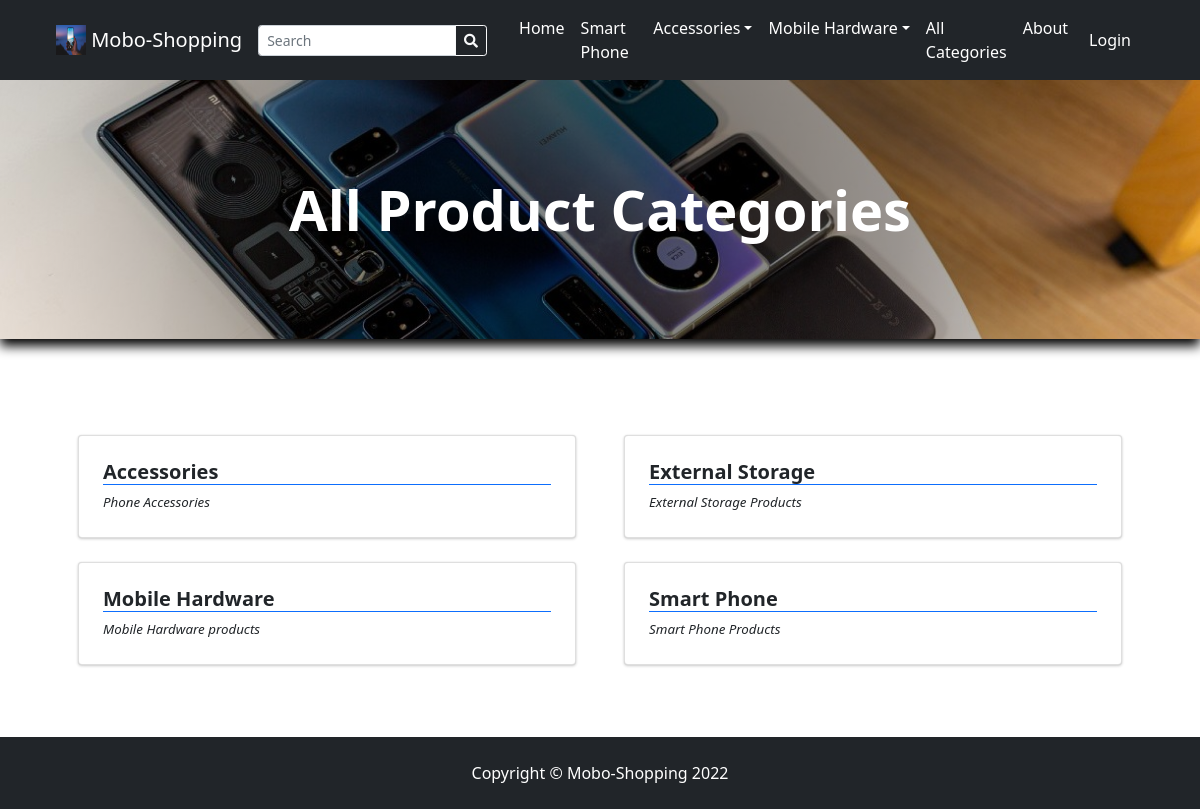
Page /?p=view_categories on the committed database.
### tables this page shows
CREATE TABLE `categories` (
  `id` int(30) NOT NULL,
  `category` varchar(250) NOT NULL,
  `description` text DEFAULT NULL,
  `status` tinyint(1) NOT NULL DEFAULT 1,
  `date_created` datetime NOT NULL DEFAULT current_timestamp()
);

### classes/DBConnection.php (called while the page is built, shortened)
<?php
class DBConnection{
    private $host = DB_SERVER;
    private $username = DB_USERNAME;
    private $password = DB_PASSWORD;
    private $database = DB_NAME;
    public $conn;
    public function __construct(){
        if (!isset($this->conn)) {
            $this->conn = new mysqli($this->host, $this->username, $this->password, $this->database);
        }
    }
}
?>

### classes/SystemSettings.php (called while the page is built, shortened)
<?php
class SystemSettings extends DBConnection{
	function info($field=''){
		if(!empty($field)){
			if(isset($_SESSION['system_info'][$field]))
				return $_SESSION['system_info'][$field];
			else
				return false;
		}else{
			return false;
		}
	}
}
$_settings = new SystemSettings();
?>

### config.php (called while the page is built, shortened)
<?php
require_once('classes/DBConnection.php');
require_once('classes/SystemSettings.php');
function validate_image($file){
	if(!empty($file)){
		if(is_file(base_app.$file)){
			return base_url.$file;
		}else{
			return base_url.'dist/img/no-image-available.png';
		}
	}else{
		return base_url.'dist/img/no-image-available.png';
	}
}
?>

### inc/topBarNav.php (the view, shortened to what this page needs)
<nav class="navbar navbar-expand-lg navbar-dark bg-dark">
            <div class="container-fluid px-4 px-lg-5 ">
                <a class="navbar-brand" href="./">
                <img src="<?php echo validate_image($_settings->info('logo')) ?>" width="30" height="30" class="d-inline-block align-top" alt="" loading="lazy">
                <?php echo $_settings->info('short_name') ?>
                </a>
                <form class="form-inline" id="search-form">
                  <div class="input-group">
                    <input class="form-control form-control-sm form " type="search" placeholder="Search" aria-label="Search" name="search"  value="<?php echo isset($_GET['search']) ? $_GET['search'] : "" ?>"  aria-describedby="button-addon2">
                    <div class="input-group-append">
                      <button class="btn btn-outline-light btn-sm m-0" type="submit" id="button-addon2"><i class="fa fa-search"></i></button>
                    </div>
                  </div>
                </form>
                <div class="collapse navbar-collapse" id="navbarSupportedContent">
                    <ul class="navbar-nav me-auto mb-2 mb-lg-0 ms-lg-4">
                        <li class="nav-item"><a class="nav-link text-white" aria-current="page" href="./">Home</a></li>
                        <?php
                        $cat_qry = $conn->query("SELECT * FROM categories where status = 1  limit 3");
                        $count_cats =$conn->query("SELECT * FROM categories where status = 1 ")->num_rows;
                        while($crow = $cat_qry->fetch_assoc()):
                          $sub_qry = $conn->query("SELECT * FROM sub_categories where status = 1 and parent_id = '{$crow['id']}'");
                          if($sub_qry->num_rows <= 0):
                        ?>
                        <li class="nav-item"><a class="nav-link text-white" aria-current="page" href="./?p=products&c=<?php echo md5($crow['id']) ?>"><?php echo $crow['category'] ?></a></li>
                        <?php else: ?>
                        <li class="nav-item dropdown">
                          <a class="nav-link text-white dropdown-toggle" id="navbarDropdown<?php echo $crow['id'] ?>" href="#" role="button" data-toggle="dropdown" aria-expanded="false"><?php echo $crow['category'] ?></a></a>
                        </li>
                        <?php endif; ?>
                        <?php endwhile; ?>
                        <?php if($count_cats > 3): ?>
                        <li class="nav-item"><a class="nav-link text-white" href="./?p=view_categories">All Categories</a></li>
                        <?php endif; ?>
                        <li class="nav-item"><a class="nav-link text-white" href="./?p=about">About</a></li>
                    </ul>
                    <div class="d-flex align-items-center">
                      <?php if(!isset($_SESSION['userdata']['id'])): ?>
                        <button class="btn text-white" id="login-btn" type="button">Login</button>
                        <?php endif; ?>
                    </div>
                </div>
            </div>
        </nav>

### view_categories.php (shortened to what this page needs)
<?php
$title = "All Product Categories";
?>
<header class="bg-dark py-5" id="main-header">
    <div class="container px-4 px-lg-5 my-5">
        <div class="text-center text-white">
            <h1 class="display-4 fw-bolder"><?php echo $title ?></h1>
        </div>
    </div>
</header>
<section class="py-5">
    <div class="container px-4 px-lg-5 mt-5">
        <div class="row gx-2 gx-lg-5 row-cols-1 row-cols-md-2 row-cols-xl-2 justify-content-center">
            <?php
                $categories = $conn->query("SELECT * FROM `categories` where status = 1 order by category asc ");
                while($row = $categories->fetch_assoc()):
                    foreach($row as $k=> $v){
                        $row[$k] = trim(stripslashes($v));
                    }
                    $row['description'] = strip_tags(stripslashes(html_entity_decode($row['description'])));
            ?>
            <div class="col mb-6 mb-2">
                <a href="./?p=products&c=<?php echo md5($row['id']) ?>" class="card category-item text-dark">
                    <div class="card-body p-4">
                        <div class="">
                            <h5 class="fw-bolder border-bottom border-primary"><?php echo $row['category'] ?></h5>
                        </div>
                        <p class="m-0 truncate"><?php echo $row['description'] ?></p>
                    </div>
                </a>
            </div>
            <?php endwhile; ?>
        </div>
    </div>
</section>

### rows in the picture
categories: category "Smart Phone", description "Smart Phone Products"
categories: category "Accessories", description "Phone Accessories"
categories: category "Mobile Hardware", description "Mobile Hardware products"
categories: category "External Storage", description "External Storage Products"

### other values in the picture
$_settings->info('short_name') "Mobo-Shopping"
$title "All Product Categories"
